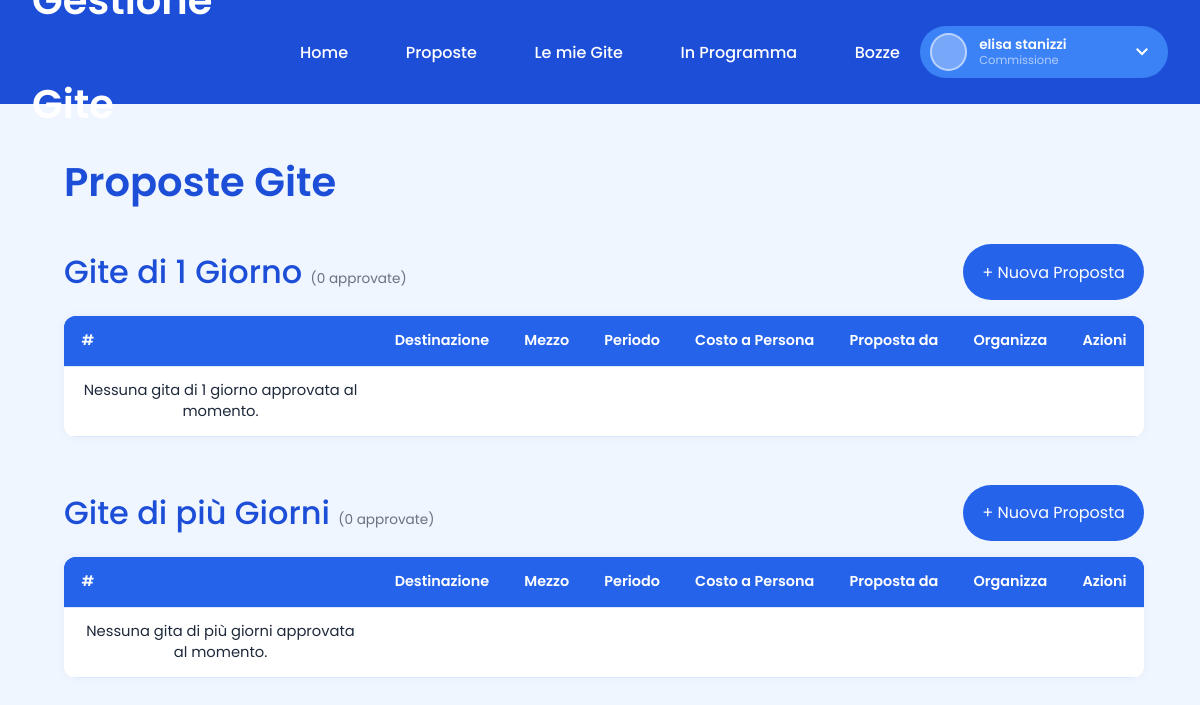
The app's page /catalogo.php (signed in), older data.
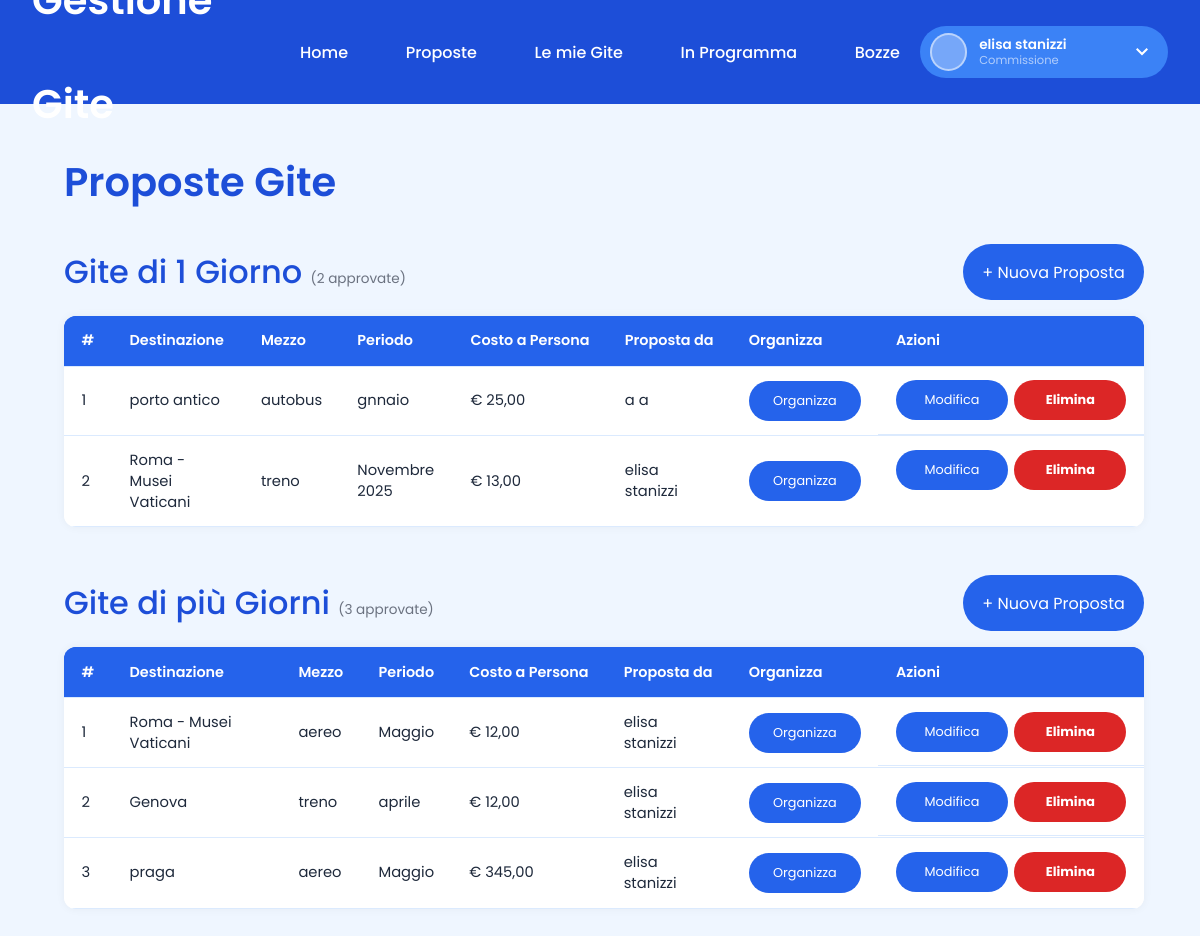
The same page, newer data.
### tables this page shows
CREATE TABLE `gita1g` (
  `idGita` int(11) NOT NULL,
  `idUtente` int(11) NOT NULL,
  `destinazione` varchar(255) NOT NULL,
  `descrizione` varchar(50) DEFAULT NULL,
  `mezzo` varchar(100) DEFAULT NULL,
  `periodo` varchar(100) DEFAULT NULL,
  `giorno` date DEFAULT NULL,
  `costoMezzo` decimal(10,2) DEFAULT NULL,
  `costoAttivita` decimal(10,2) DEFAULT NULL,
  `costoAPersona` decimal(10,2) DEFAULT NULL,
  `numAlunni` int(11) DEFAULT NULL,
  `classi` varchar(20) DEFAULT NULL,
  `idStato` int(11) NOT NULL
);

CREATE TABLE `utente` (
  `IDUtente` int(11) NOT NULL,
  `Nome` varchar(50) NOT NULL,
  `Cognome` varchar(50) NOT NULL,
  `Mail` varchar(100) NOT NULL,
  `Password` varchar(255) NOT NULL,
  `IDTipo` int(11) NOT NULL
);

CREATE TABLE `gite5` (
  `idGita` int(11) NOT NULL,
  `idUtente` int(11) NOT NULL,
  `destinazione` varchar(255) NOT NULL,
  `descrizione` varchar(50) DEFAULT NULL,
  `mezzo` varchar(100) DEFAULT NULL,
  `periodo` varchar(100) DEFAULT NULL,
  `giornoInizio` date DEFAULT NULL,
  `giornoFine` date DEFAULT NULL,
  `costoAPersona` decimal(10,2) DEFAULT NULL,
  `numAlunni` int(11) DEFAULT NULL,
  `classi` varchar(20) DEFAULT NULL,
  `idStato` int(11) NOT NULL
);

### catalogo.php (the view, shortened to what this page needs)
<?php
include('nav.php');
$gite1g = $conn->query("
    SELECT g.idGita, g.destinazione, g.descrizione, g.mezzo, g.periodo, g.costoAPersona, g.classi,
           u.Nome, u.Cognome
    FROM gita1g g
    JOIN utente u ON g.idUtente = u.IDUtente
    WHERE g.idStato = 2
    ORDER BY g.idGita DESC
");
$gite5g = $conn->query("
    SELECT g.idGita, g.destinazione, g.descrizione, g.mezzo, g.periodo, g.costoAPersona, g.classi,
           u.Nome, u.Cognome
    FROM gite5 g
    JOIN utente u ON g.idUtente = u.IDUtente
    WHERE g.idStato = 2
    ORDER BY g.idGita DESC
");
$tot1g = $gite1g ? $gite1g->num_rows : 0;
$tot5g = $gite5g ? $gite5g->num_rows : 0;
?>
<!DOCTYPE html>
<html lang="it">
<head>
    <link rel="stylesheet" href="style.css">
    <link rel="stylesheet" href="vetrina.css">
    <link rel="stylesheet" href="style_custom.css">
</head>
<body>
<div class="container">
<main class="content bozze-padding">
<h2 style="color:var(--blue-700);margin:0;">Proposte Gite</h2>
<div style="display:flex;align-items:center;justify-content:space-between;margin-top:2rem;margin-bottom:1rem;">
    <h3 style="color:var(--blue-700);margin:0;">Gite di 1 Giorno <span style="font-size:.85rem;font-weight:400;color:#6b7280;">(<?= $tot1g ?> approvate)</span></h3>
    <button class="button" onclick="document.getElementById('modal1g').classList.remove('hidden')">+ Nuova Proposta</button>
</div>
<div class="table-section" style="margin-bottom:3rem;"><div class="table-container">
<table>
<thead><tr>
    <th>#</th>
    <th>Destinazione</th>
    <th>Mezzo</th>
    <th>Periodo</th>
    <th>Costo a Persona</th>
    <th>Proposta da</th>
    <th>Organizza</th>
    <?php if ($_SESSION['ruolo'] == 2): ?><th>Azioni</th><?php endif; ?>
</tr></thead>
<tbody>
<?php
$n = 1;
if ($gite1g && $gite1g->num_rows > 0) {
    while ($r = $gite1g->fetch_assoc()) {
        $dest   = htmlspecialchars($r['destinazione']);
        $mezzo  = htmlspecialchars($r['mezzo'] ?? '—');
        $per    = htmlspecialchars($r['periodo'] ?? '—');
        $costo  = number_format($r['costoAPersona'], 2, ',', '.');
        $autore = htmlspecialchars($r['Nome'] . ' ' . $r['Cognome']);
        $id     = intval($r['idGita']);
        $destJs       = htmlspecialchars($r['destinazione'], ENT_QUOTES);
        $descJs       = htmlspecialchars($r['descrizione'] ?? '', ENT_QUOTES);
        $mezzoJs      = htmlspecialchars($r['mezzo'] ?? '', ENT_QUOTES);
        $perJs        = htmlspecialchars($r['periodo'] ?? '', ENT_QUOTES);
        $classiJs     = htmlspecialchars($r['classi'] ?? '', ENT_QUOTES);
        $costoJs      = floatval($r['costoAPersona']);
        $azioniCol = '';
        if ($_SESSION['ruolo'] == 2) {
            $azioniCol = "<td style='display:flex;gap:0.4rem;'>
                <button type='button' class='button xs'
                    data-id='$id' data-dest='$destJs' data-descrizione='$descJs'
                    data-mezzo='$mezzoJs' data-periodo='$perJs'
                    data-classi='$classiJs' data-costo='$costoJs'
                    onclick=\"apriModifica1g(this)\">Modifica</button>
                <button type='button' class='button cancel xs'
                    onclick=\"apriElimina($id,'$destJs','elimina_1g')\">Elimina</button>
            </td>";
        }
        echo "<tr>
            <td>$n</td>
            <td>$dest</td>
            <td>$mezzo</td>
            <td>$per</td>
            <td>&euro; $costo</td>
            <td>$autore</td>
            <td><button type='button' class='button xs'
                data-id='$id'
                data-dest='$destJs'
                data-descrizione='$descJs'
                data-mezzo='$mezzoJs'
                data-periodo='$perJs'
                data-classi='$classiJs'
                data-costo='$costoJs'
                onclick=\"apriOrg1g(this)\">Organizza</button></td>
            $azioniCol
        </tr>";
        $n++;
    }
} else {
    echo "<tr><td colspan='8' style='text-align:center;'>Nessuna gita di 1 giorno approvata al momento.</td></tr>";
}
?>
</tbody>
</table>
</div></div>
<div style="display:flex;align-items:center;justify-content:space-between;margin-bottom:1rem;">
    <h3 style="color:var(--blue-700);margin:0;">Gite di più Giorni <span style="font-size:.85rem;font-weight:400;color:#6b7280;">(<?= $tot5g ?> approvate)</span></h3>
    <button class="button" onclick="document.getElementById('modal5g').classList.remove('hidden')">+ Nuova Proposta</button>
</div>
<div class="table-section"><div class="table-container">
<table>
<thead><tr>
    <th>#</th>
    <th>Destinazione</th>
    <th>Mezzo</th>
    <th>Periodo</th>
    <th>Costo a Persona</th>
    <th>Proposta da</th>
    <th>Organizza</th>
    <?php if ($_SESSION['ruolo'] == 2): ?><th>Azioni</th><?php endif; ?>
</tr></thead>
<tbody>
<?php
$n = 1;
if ($gite5g && $gite5g->num_rows > 0) {
    while ($r = $gite5g->fetch_assoc()) {
        $dest   = htmlspecialchars($r['destinazione']);
        $mezzo  = htmlspecialchars($r['mezzo'] ?? '—');
        $per    = htmlspecialchars($r['periodo'] ?? '—');
        $costo  = number_format($r['costoAPersona'], 2, ',', '.');
        $autore = htmlspecialchars($r['Nome'] . ' ' . $r['Cognome']);
        $id     = intval($r['idGita']);
        $destJs       = htmlspecialchars($r['destinazione'], ENT_QUOTES);
        $descJs       = htmlspecialchars($r['descrizione'] ?? '', ENT_QUOTES);
        $mezzoJs      = htmlspecialchars($r['mezzo'] ?? '', ENT_QUOTES);
        $perJs        = htmlspecialchars($r['periodo'] ?? '', ENT_QUOTES);
        $classiJs     = htmlspecialchars($r['classi'] ?? '', ENT_QUOTES);
        $costoJs      = floatval($r['costoAPersona']);
        $azioniCol = '';
        if ($_SESSION['ruolo'] == 2) {
            $azioniCol = "<td style='display:flex;gap:0.4rem;'>
                <button type='button' class='button xs'
                    data-id='$id' data-dest='$destJs' data-descrizione='$descJs'
                    data-mezzo='$mezzoJs' data-periodo='$perJs'
                    data-classi='$classiJs' data-costo='$costoJs'
                    onclick=\"apriModifica5g(this)\">Modifica</button>
                <button type='button' class='button cancel xs'
                    onclick=\"apriElimina($id,'$destJs','elimina_5g')\">Elimina</button>
            </td>";
        }
        echo "<tr>
            <td>$n</td>
            <td>$dest</td>
            <td>$mezzo</td>
            <td>$per</td>
            <td>&euro; $costo</td>
            <td>$autore</td>
            <td><button type='button' class='button xs'
                data-id='$id'
                data-dest='$destJs'
                data-descrizione='$descJs'
                data-mezzo='$mezzoJs'
                data-periodo='$perJs'
                data-classi='$classiJs'
                data-costo='$costoJs'
                onclick=\"apriOrg5g(this)\">Organizza</button></td>
            $azioniCol
        </tr>";
        $n++;
    }
} else {
    echo "<tr><td colspan='8' style='text-align:center;'>Nessuna gita di più giorni approvata al momento.</td></tr>";
}
?>
</tbody>
</table>
</div></div>
</main>
</div>
</body>
</html>

### nav.php (shortened to what this page needs)
<?php
    $nome_utente = $_SESSION['username'] ?? 'Utente Sconosciuto';
    $ruolo = $_SESSION['ruolo'] ?? null;
?>
<header>
    <div class="header-container header-left" style="flex: 1; flex-basis: 0;">
        <h2>Gestione Gite</h2>
    </div>
    <nav class="header-nav">
        <a href="index.php">Home</a>
        <?php if ($ruolo): ?>
            <a href="catalogo.php">Proposte</a>
            <a href="mieGite.php">Le mie Gite</a>
            <a href="inProgramma.php">In Programma</a>
            <?php if ($ruolo == 2): ?>
                <a href="elencoBozze.php">Bozze</a>
            <?php endif; ?>
        <?php else: ?>
            <a href="login.php">Accedi</a>
            <a href="register.php">Registrati</a>
        <?php endif; ?>
    </nav>
    <div class="header-container header-right" style="flex: 1; flex-basis: 0; position: relative;">
        <?php if ($ruolo): ?>
            <div class="profile-container" id="pulsanteProfilo" onclick="toggleMenuTendina(event)">
                <div class="profile-picture"></div>
                <div class="profile-info">
                    <span class="user-name"><?php echo htmlspecialchars($nome_utente); ?></span>
                    <span class="user-role"><?php echo ($ruolo == 2) ? 'Commissione' : 'Docente'; ?></span>
                </div>
                <div class="profile-arrow" id="frecciaTendina">
                    <svg xmlns="http://www.w3.org/2000/svg" height="24" viewBox="0 -960 960 960" width="24" fill="white">
                        <path d="M480-345 240-585l56-56 184 184 184-184 56 56-240 240Z"/>
                    </svg>
                </div>
            </div>
        <?php endif; ?>
    </div>
</header>

### style.css (style rules this page uses)
:root { --blue-50: #EFF6FF; --blue-100: #DBEAFE; --blue-200: #BFDBFE; --blue-400: #60A5FA; --blue-500: #3B82F6; --blue-600: #2563EB; --blue-700: #1D4ED8; --blue-900: #1E3A5F; --color-primary: var(--blue-600); --color-primary-hover: var(--blue-700); --color-secondary: var(--blue-400); --color-accent: var(--blue-200); --color-surface: var(--blue-50); --color-surface-hover: var(--blue-100); --my-white: #ffffff; --my-white-h: var(--blue-100); --my-icy-blue: var(--blue-100); --my-blue: var(--blue-600); --my-dark-blue: var(--blue-900); --my-gray: #6B7280; --my-green: #16A34A; --my-red: #DC2626; --my-yellow: #EAB308; --my-background: var(--blue-50); --pro: var(--blue-400); --hex-dark-blue: var(--blue-700); --hex-red: #DC2626; --hex-orange: #F97316; --hex-yellow: #EAB308; --hex-dark-green: #16A34A; --hex-light-green: #86EFAC; --hex-light-blue: var(--blue-400); --hex-blue: var(--blue-600); --hex-purple: #7C3AED; --radius: 30px; --radius-1: 16px; --header-color: var(--blue-700); --header-color-hover: var(--blue-900); --footer-color: var(--blue-800, #1E40AF); --text-on-light: var(--blue-900); --text-on-primary: #ffffff; --link-color: var(--blue-600); --link-hover-color: var(--blue-700); --header-height: 6.5rem; margin: 0; padding: 0; font-family: 'Poppins', sans-serif; --h1: 3rem; --h2: 2.5rem; --h3: 2rem; --h4: 1.5rem; --p: 1rem; }
body { background: var(--my-background); color: var(--text-on-light); padding: 0; margin: 0; }
header { width: 100%; height: var(--header-height); background: var(--header-color); display: flex; align-items: center; }
h1, h2, h3, h4, p, a { margin: 0; color: inherit; }
h2 { font-size: var(--h2); font-weight: 600; }
h3 { font-size: var(--h3); font-weight: 500; }
p, a { font-size: var(--p); font-weight: normal; }
a { color: var(--link-color); }
.header-left { margin-left: 2rem; display: flex; align-items: center; }
.header-right { margin-right: 2rem; display: flex; align-items: center; justify-content: flex-end; }
.container { width: 100%; top: var(--header-height); min-height: 100vh; display: flex; flex-direction: column; }
.content { flex-grow: 1; width: 100%; }

### vetrina.css (style rules this page uses)
.header-nav { display: flex; gap: 2rem; align-items: center; }
.header-nav a { color: var(--my-white); text-decoration: none; font-weight: 500; transition: color 0.18s, background 0.18s; font-size: 1rem; padding: 0.3rem 0.8rem; border-radius: var(--radius); }
.profile-container { --container-height: calc(var(--header-height) / 2); width: 14rem; border-radius: var(--radius); height: var(--container-height); max-height: 3.5rem; background: var(--blue-500); display: flex; align-items: center; gap: 0.75rem; padding: 0 0.9rem 0 0.6rem; cursor: pointer; user-select: none; transition: background 0.18s; }
.profile-container .profile-picture { --width: 2.1rem; width: var(--width); height: var(--width); min-width: var(--width); background: rgba(255,255,255,0.3); border-radius: 50%; border: 2px solid rgba(255,255,255,0.5); flex-shrink: 0; }
.profile-container .profile-info { display: flex; flex-direction: column; justify-content: center; flex: 1; min-width: 0; }
.profile-container .profile-info .user-name { color: white; font-size: 0.85rem; font-weight: 600; white-space: nowrap; overflow: hidden; text-overflow: ellipsis; line-height: 1.3; display: block; }
.profile-container .profile-info .user-role { color: rgba(255,255,255,0.75); font-size: 0.72rem; line-height: 1.3; display: block; }
.profile-container .profile-arrow { display: flex; align-items: center; flex-shrink: 0; }
.profile-container .profile-arrow svg { transition: rotate 0.22s ease; display: block; }
button.m, button, .button { border-radius: var(--radius); border: none; background: var(--blue-600); color: white; height: 3.5rem; min-width: 8.5rem; padding: 0 1.2rem; box-sizing: border-box; font-family: inherit; font-size: 1rem; display: inline-flex; align-items: center; justify-content: center; cursor: pointer; text-decoration: none; transition: background 0.18s ease, box-shadow 0.18s ease, transform 0.1s ease; }
button.cancel, .button.cancel { background: var(--hex-red); font-weight: bold; }
button.xs, .button.xs { height: 2.5rem; min-width: 7rem; font-size: 0.8rem; }
.table-container { overflow-x: auto; border-radius: var(--radius-1); box-shadow: 0 0 10px rgba(0,0,0,0.05); background: white; }

Row changes from the older to the newer data that the page shows:
added gita1g: destinazione "porto antico", mezzo "autobus", periodo "gnnaio", costoAPersona "25,00", idUtente.Cognome "a a"
added gita1g: destinazione "Roma - Musei Vaticani", mezzo "treno", periodo "Novembre 2025", costoAPersona "13,00", idUtente.Cognome "elisa stanizzi"
added gite5: destinazione "Roma - Musei Vaticani", mezzo "aereo", periodo "Maggio", costoAPersona "12,00", idUtente.Cognome "elisa stanizzi"
added gite5: destinazione "Genova", mezzo "treno", periodo "aprile", costoAPersona "12,00", idUtente.Cognome "elisa stanizzi"
added gite5: destinazione "praga", mezzo "aereo", periodo "Maggio", costoAPersona "345,00", idUtente.Cognome "elisa stanizzi"
Text that changed along with them:
$tot1g: "0" → "2"
$tot5g: "0" → "3"
text no longer shown: "Nessuna gita di 1 giorno approvata al momento. Nessuna gita di più giorni approvata al momento."
